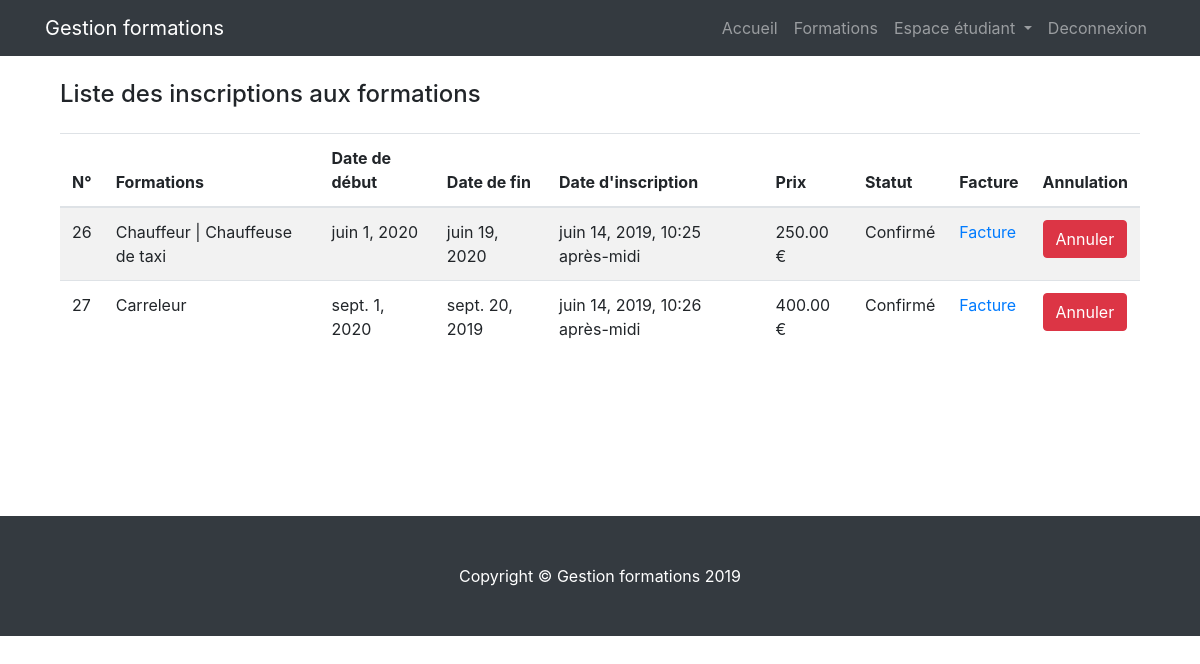
The page /training/my_training/ (signed in) on the database its author committed.
### booking/models.py (models this page shows, shortened)
class RegistrationSession(models.Model):
    session=models.ForeignKey(Session,verbose_name='Session',on_delete=models.CASCADE)
    student=models.ForeignKey(Profile,verbose_name='Etudiant',on_delete=models.CASCADE,limit_choices_to={'user_type': 1})
    date_of_registration=models.DateTimeField(verbose_name="Date d' inscription",auto_now=True,null=True)
    STATUS = (
            (1, 'En Attente'),
            (2, 'Confirmé'),
            (3, 'Annulé'),
        )
    status = models.PositiveSmallIntegerField(verbose_name='Statut',choices=STATUS,default=1)
    class Meta:
        verbose_name="Inscription à une session"
        verbose_name_plural='Inscription aux sessions'
    """
    Méthode qui permet de savoir le nombre de place déja réservée pour une session determinée.
    """
    """
    Méthode qui permet de voir le nombre de place disponible
    pour une session de formation transmise en paramètre.

    """

### training/models.py (models this page shows, shortened)
class Session(models.Model):
    date_of_begin=models.DateField(verbose_name='Date de début',null=True)
    date_of_finish=models.DateField(verbose_name='Date de fin',null=True)
    seats_max=models.IntegerField(verbose_name='Nombre de places',null=True)
    training = models.ForeignKey(Training, on_delete=models.CASCADE)
    teacher = models.ForeignKey(Profile, on_delete=models.CASCADE, verbose_name='Formateur',
                                limit_choices_to={'user_type': 2},default=2)
    full=models.BooleanField(verbose_name='Complet',default=False)
    class Meta:
        verbose_name='Session'
        verbose_name_plural = 'Sessions'

class Training(models.Model):
    name=models.CharField(verbose_name='Nom de la formation', max_length=150)
    description=models.TextField(verbose_name='Description')
    price=models.DecimalField(verbose_name='Prix',max_digits=6,decimal_places=2)
    category=models.ForeignKey(Category,on_delete=models.CASCADE, verbose_name='Catégorie')
    number_hours=models.IntegerField(verbose_name='Nombre d''heures')
    image_training = models.ImageField(verbose_name='Image Formation',upload_to='training', blank=True)
    image_thumbnail = ImageSpecField(source='image_training',
                                      processors=[ResizeToFill(700, 400)],
                                      format='JPEG',
                                      options={'quality': 99})
    image_detail_thumbnail = ImageSpecField(source='image_training',
                                     processors=[ResizeToFill(900, 400)],
                                     format='JPEG',
                                     options={'quality': 99})
    class Meta:
        verbose_name='Formation'
        verbose_name_plural = 'Formations'

### training/views.py (the view)
# urls.py: path('my_training/',views.my_training,name='my_training'),
@login_required(login_url='/account/login/')
def my_training(request):
    current_user=request.user.profile
    booking_user=RegistrationSession.objects.filter(student=current_user).exclude(status=3)
    return render(request,'training/my_training.html',{'booking_user':booking_user})

### training/templates/training/my_training.html (shortened to what this page needs)
{% extends 'base.html' %}
{% load crispy_forms_tags %}
{% block content %}
<div class="container">
    <div class="row">
        <div class="col-sm-12">
            <h4 class="my-4">Liste des inscriptions aux formations</h4>
            {% if not booking_user %}
                <p>Vous n'avez pas d'inscription ! </p>
            {% else %}
                <table class="table table-striped">
                      <thead>
                        <tr>
                          <th scope="col">N°</th>
                          <th scope="col">Formations</th>
                          <th scope="col">Date de début</th>
                          <th scope="col">Date de fin</th>
                          <th scope="col">Date d'inscription</th>
                          <th scope="col">Prix</th>
                          <th scope="col">Statut</th>
                          <th scope="col">Facture</th>
                          <th scope="col">Annulation</th>
                        </tr>
                      </thead>
                      <tbody>
                            {% for booking in booking_user  %}
                                <tr>
                                    <form class="update_status" method="POST" action="{% url 'training:update_registration' id_registration=booking.pk %}">
                                        <td>{{booking.id}}</td>
                                        <td>{{booking.session.training.name}}</td>
                                        <td>{{booking.session.date_of_begin}}</td>
                                        <td>{{booking.session.date_of_finish}}</td>
                                        <td>{{booking.date_of_registration}}</td>
                                        <td>{{booking.session.training.price}} €</td>
                                        <td>{{booking.get_status_display}}</td>
                                        <td><a href="{% url 'billing:print_invoice' id_session=booking.session.pk %}">Facture</a></td>
                                        <td><input type="submit" class="btn btn-danger" value="Annuler"></td>
                                    </form>
                                </tr>
                            {% endfor%}
                      </tbody>
                </table>
            {% endif %}
        </div>
    </div>
</div>
{% endblock content %}

### static/css/index.css (style rules this page uses)
body { padding-top: 56px; }

### training/templates/training/my_training.html (style rules this page uses)
.row { min-height:460px; }

### rows shown on the page
RegistrationSession: id "26", session.training.name "Chauffeur | Chauffeuse de taxi", session.date_of_begin "juin 1, 2020", session.date_of_finish "juin 19, 2020", date_of_registration "juin 14, 2019, 10:25 après-midi", session.training.price "250.00", status "Confirmé"
RegistrationSession: id "27", session.training.name "Carreleur", session.date_of_begin "sept. 1, 2020", session.date_of_finish "sept. 20, 2019", date_of_registration "juin 14, 2019, 10:26 après-midi", session.training.price "400.00", status "Confirmé"
